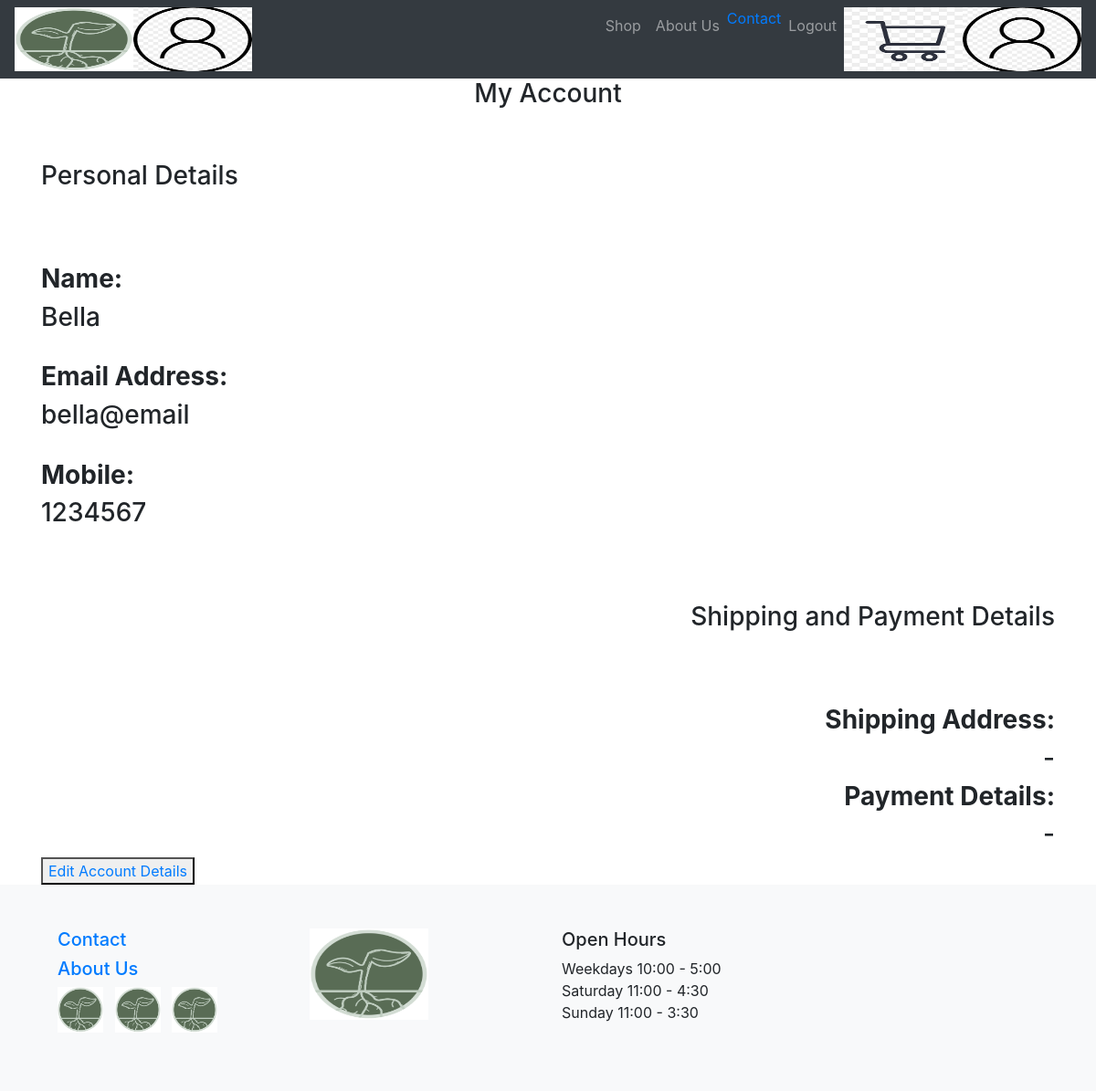
/accountDetails (signed in), run on an earlier commit of the app's database.
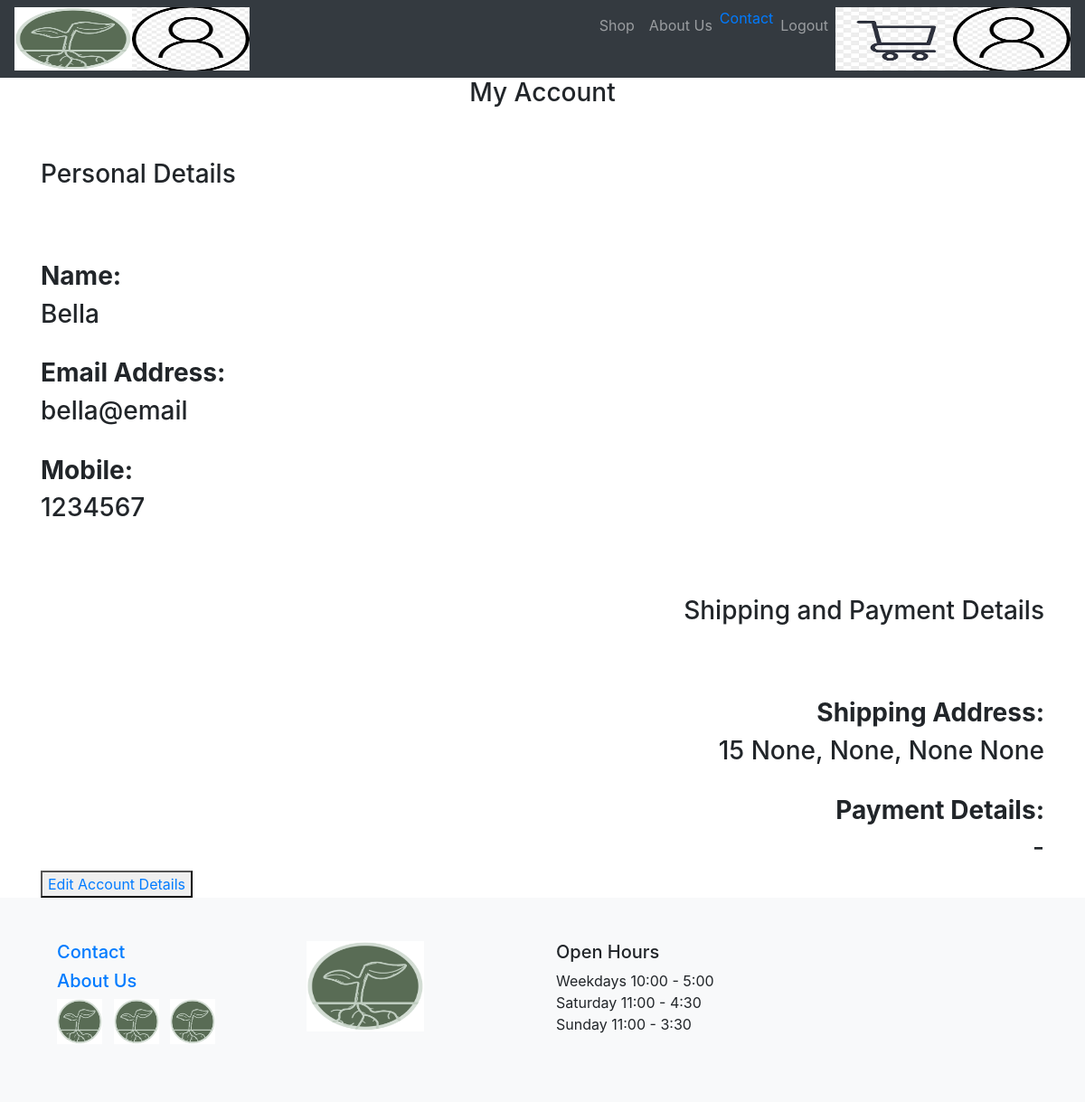
And on a later commit of the database.
### Website/models.py (models this page shows)
class AccountDetails(db.Model):
    __tablename__ = 'AccountDetails'
    userId = db.Column(db.Integer, db.ForeignKey('user.id'), primary_key=True)
    firstName = db.Column(db.String(150))
    lastName = db.Column(db.String(150), nullable=True)
    email = db.Column(db.String(150), nullable=True)
    mobileNo = db.Column(db.String(15), nullable=True)
    addressHouseNo = db.Column(db.String, nullable=True)
    addressStreetName = db.Column(db.String, nullable=True)
    addressSuburb = db.Column(db.String, nullable=True)
    addressCity = db.Column(db.String, nullable=True)
    addressPostCode = db.Column(db.String, nullable=True)
    paymentCardNo = db.Column(db.String(4), nullable=True)
    paymentCardCvc = db.Column(db.Integer, nullable=True)
    paymentCardExp = db.Column(db.String, nullable=True)
    user = db.relationship('User', backref=db.backref('AccountDetails', uselist=False))

### Website/views.py (the view)
@views.route('/accountDetails')
@login_required
def accountDetails():
    userId = current_user.id
    user = User.query.filter_by(id=userId).first()
    accountDetails = db.session.query(AccountDetails).filter_by(userId=userId).first()
    if accountDetails.paymentCardNo:
        masked_card = "**** **** **** " + accountDetails.paymentCardNo[-4:]
    else:
        masked_card = None
    return render_template('accountDetails.html', user=user, accountDetails=accountDetails, masked_card=masked_card)

### Website/templates/accountDetails.html (shortened to what this page needs)
{% extends "navBase.html" %}
{% block content %}
<html>
    <body>
        <h3 align="center">My Account</h3><br><br>
        <h3 align="left">Personal Details</h3><br><br><br>
        <h3><b>Name: </b></h5>
        {% if accountDetails.lastName == None or accountDetails.lastName == "None" %}
        <h3>{{ accountDetails.firstName }} </h3><br>
        {% else %}
        <h3>{{ accountDetails.firstName }} {{ accountDetails.lastName }}</h3><br>
        {% endif %}
        <h3><b>Email Address: </b></h5>
        <h3>{{ accountDetails.email }} </h3><br>
        <h3><b>Mobile: </b></h5>
        {% if accountDetails.mobileNo == None or accountDetails.mobileNo == "None" %}
        <h3> - </h3>
        {% else %}
        <h3>{{ accountDetails.mobileNo }} </h3><br><br><br>
        {% endif %}
        <h3 align="right">Shipping and Payment Details</h3><br><br><br>
        <h3 align="right"><b>Shipping Address: </b> </h5>
        {% if accountDetails.addressHouseNo == None or accountDetails.addressHouseNo == "None" %}
        <h3 align="right"> - </h3>
        {% else %}
        <h3 align="right">{{ accountDetails.addressHouseNo }} {{accountDetails.addressStreetName }}, {{accountDetails.addressSuburb }}, {{accountDetails.addressCity }} {{accountDetails.addressPostCode }}</h3><br>
        {% endif %}
        <h3 align="right"><b>Payment Details: </b></h5>
        {% if accountDetails.paymentCardNo == None or accountDetails.paymentCardNo == "None" %}
        <h3 align="right"> - </h3>
        {% else %}
        <h3 align="right">Visa Mastercard </h3><br>
        <h3 align="right">{{ masked_card }}</h3><br>
        <h3 align="right">Exp: {{accountDetails.paymentCardExp }}</h3><br>
        {% endif %}
        <button type="button" id="editAccountDetails"><a href="/editAccountDetails">Edit Account Details</a></button>
    </body>
</html>
{% endblock %}

### Website/templates/navBase.html (shortened to what this page needs)
<!DOCTYPE html>
<html>
    <head>
    <link
      rel="stylesheet"
      href="https://stackpath.bootstrapcdn.com/bootstrap/4.4.1/css/bootstrap.min.css"
/>
    <link
      rel="stylesheet"
      href="https://stackpath.bootstrapcdn.com/font-awesome/4.7.0/css/font-awesome.min.css"
/>
    </head>
    <body>
        <nav class="navbar navbar-expand-lg navbar-dark bg-dark">
            <div class="collapse navbar-collapse" id="navbar">
                    <a class="navbar-logo" href="/">
                        <img width="130px" height="70px" src="{{ url_for('static', filename='logo.png') }}">
                    </a>
                    <a class="navbar-icon" href="/accountDetails">
                        <img width="130px" height="70px" src="{{ url_for('static', filename='accountIcon.png') }}">
                    </a>
                    <div class="navbar-nav ml-auto">
                    <a class="nav-item nav-link" id="shop" href="/shop">Shop</a>
                    <a class="nav-item nav-link" id="aboutUs" href="/about-us">About Us</a>
                    <a href="{{ url_for('contact.contact') }}">Contact</a>
                    {% if user.is_authenticated %}
                    <a class="nav-item nav-link" id="logout" href="/logout">Logout</a>
                    <a class="navbar-cart" href="#">
                        <img width="130px" height="70px" src="{{ url_for('static', filename='cartIcon.jpg')  }}">
                    </a>
                    <a class="navbar-icon" href="#">
                        <img width="130px" height="70px" src="{{ url_for('static', filename='accountIcon.png') }}">
                    </a>
                    {% else %}
                    <a class="nav-item nav-link" id="login" href="/login">Login</a>
                    <a class="nav-item nav-link" id="signUp" href="/signUp">Sign up</a>
                    {% endif %}
                </div>
            </div>
        </nav>
        <div class="container">
            {% block content %}
            {% endblock %}
        </div>
        <footer class="footer p-5 bg-light">
            <div class="container">
                <div class="row">
                    <div class="col-md-3">
                        <a href="/shop"><h5>Contact</h5></a>
                        <a href="/shop"><h5>About Us</h5></a>
                        <ul class="list-inline footer-links">
                            <li class="list-inline-item">
                                <a href="/shop"><img width="50px" height="50px" src="{{ url_for('static', filename='logo.png') }}"></a>
                              </li>
                            <li class="list-inline-item" href="#">
                                <a href="/shop"><img width="50px" height="50px" src="{{ url_for('static', filename='logo.png') }}"></a>
                            </li>
                            <li class="list-inline-item" href="#">
                                <a href="/shop"><img width="50px" height="50px" src="{{ url_for('static', filename='logo.png') }}"></a>
                            </li>
                        </ul>
                    </div>
                    <div class="col-md-3">
                    <a class="footer-logo" href="/">
                        <img width="130px" height="100px" src="{{ url_for('static', filename='logo.png') }}">
                    </a>
                    </div>
                    <div class="col-md-3">
                        <h5>Open Hours</h5>
                        <ul class="list-unstyled">
                            <li>Weekdays 10:00 - 5:00</li>
                            <li>Saturday 11:00 - 4:30</li>
                            <li>Sunday 11:00 - 3:30</li>
                        </ul>
                    </div>
                </div>
            </div>
        </footer>
    </body>
</html>

What changed in the data, as far as the page shows it:
changed AccountDetails "Bella": addressHouseNo (not shown) → "15"; addressStreetName (not shown) → "None"; addressSuburb (not shown) → "None"; addressCity (not shown) → "None"; addressPostCode (not shown) → "None"
